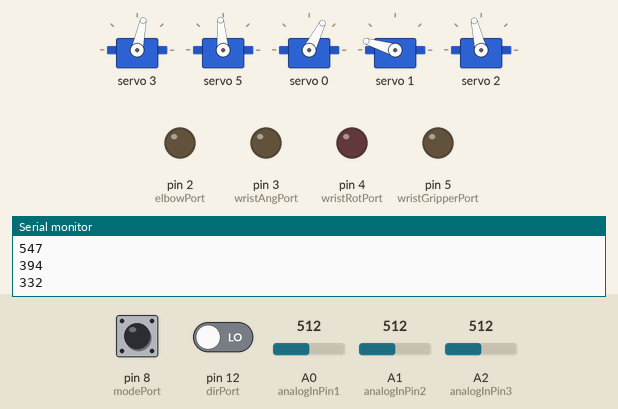
This sketch was run on a simulated Arduino Uno, built with avr-gcc and run on an emulated ATmega328P. Parts: 5 × servo, output pins drawn as LEDs (lit = HIGH), the last lines printed to the serial monitor. The inputs (shaded band) are chosen by the test bench; at power-on: A0 (analogInPin1) = 512, A2 (analogInPin3) = 512, pin 8 (modePort) LOW, pin 12 (dirPort) LOW, A1 (analogInPin2) = 512.

Above: at 1.2 s.
1.3 s: A0 (analogInPin1) set to 107
At 1.6 s:
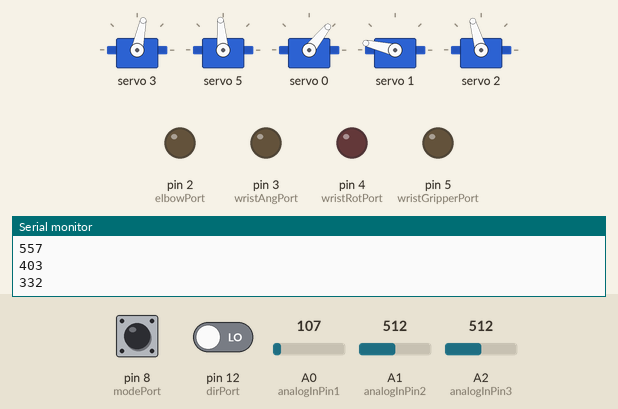
4.3 s: A0 (analogInPin1) set to 89
At 4.34 s:
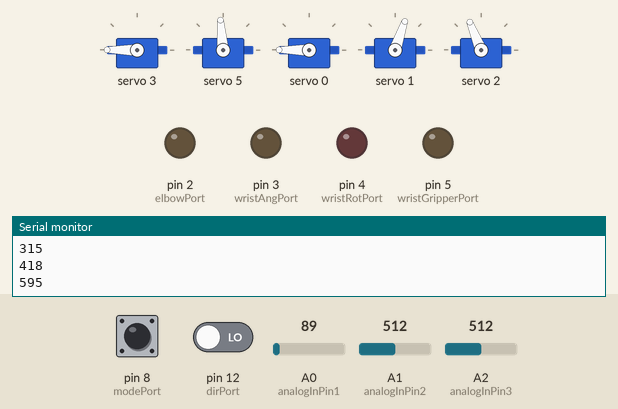
7.3 s: A2 (analogInPin3) set to 80
10.3 s: pin 8 (modePort) pulled HIGH for 1 s
At 13.4 s:
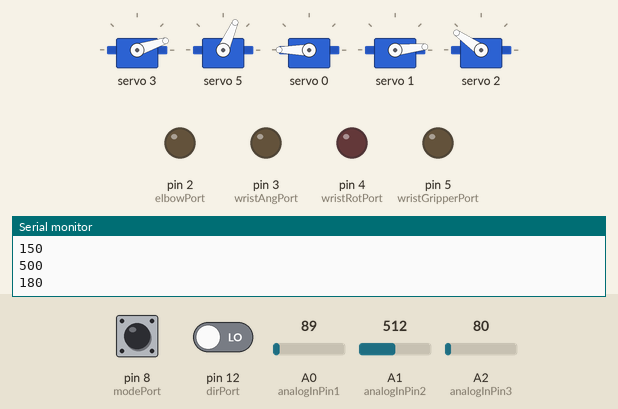
13.7 s: pin 12 (dirPort) driven HIGH
At 14.82 s:
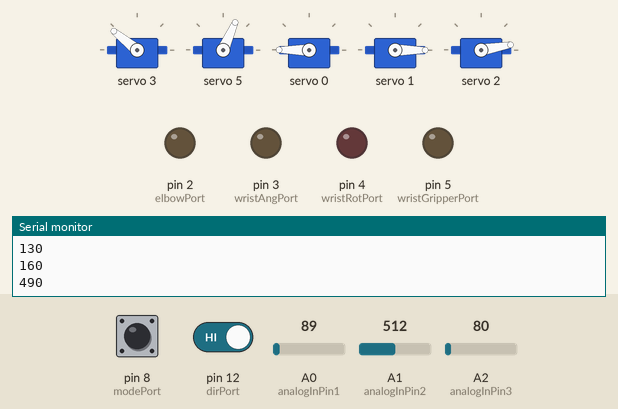
16.7 s: A2 (analogInPin3) set to 122
Timing chart, 0 to 22.9 s (numbered marks = the images above; inputs shaded):
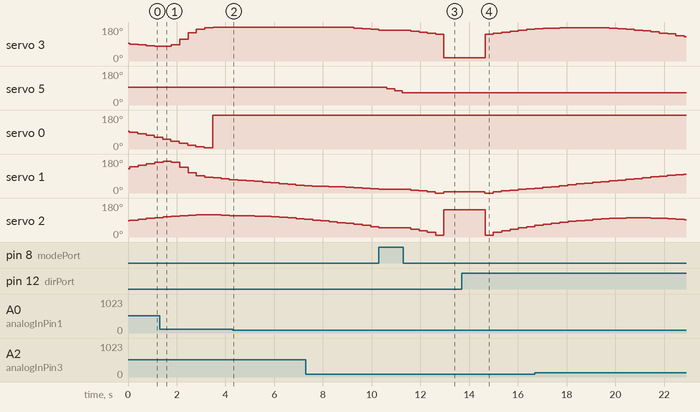

The sketch:

gradualSweepTest.ino
```cpp
#include <Wire.h>
#include <Adafruit_PWMServoDriver.h>

Adafruit_PWMServoDriver pwm = Adafruit_PWMServoDriver();

// Arm dimensions (mm)
const float BASE_HEIGHT = 67.31; // height from base to shoulder
const float HUMERUS = 146.05; // length from shoulder to elbow
const float ULNA = 187.325; // length from elbow to wrist
const float GRIPPER = 100.00; //length from wrist to end effector

const int BASE_ROTATION_MIN = 600;
const int BASE_ROTATION_MAX = 150;

const int WRIST_ANGLE_MIN = 180; // 90 degrees below arm
const int WRIST_ANGLE_MAX = 630; // - 90 degrees below arm level

const int WRIST_GRIPPER_MIN = 150;
const int WRIST_GRIPPER_MAX = 600;

// 360 degree servo
const int WRIST_ROT_MIN = 200; //guess
const int WRIST_ROT_MAX = 400; // guess

const int ELBOW_MIN = 500; // corrected Old Min 100
const int ELBOW_MAX = 100; // Old Number 500

const int SHOULDER_MIN = 150; // Old 150
const int SHOULDER_MAX = 600; // Old 600

// CHANGE THESE
const int velX = 15;
const int velY = 15;
const int velZ = 10;
const int incWristAng = 2;
const int incWristRot = 2;
const int incWristGripper = 10;

// AND THESE
int xThresh = 100;
int yThresh = 100;
int zThresh = 100;
int wristAngThresh = xThresh;  // for wrist
int wristGripperThresh = yThresh;
int wristRotThresh = zThresh;

// Initialize output pins
const int basePort = 0;
const int shoulderPort = 1;
const int elbowPort = 2;
const int wristAngPort = 3;
const int wristRotPort = 4;
const int wristGripperPort = 5;

const int analogInPin1 = A0;  	// Analog input pin that EMG-1 is attached to
const int analogInPin2 = A1;	// Analog input pin that EMG-2 is attached to
const int analogInPin3 = A2;	// Analog input pin that EMG-3 is attached to
const int dirPort = 12;         // Digital input pin to toggle direction (positive or negative)
const int modePort = 8;        // Digital input pin to toggle mode (xyz direction or wrist movement)


int wristAng = 90;
int wristAngBelowHorizontal = 0; //when wristAng = 0 and ulna is horizontal, this equals 90
int wristRot = 90;
int wristGripper = 90;

// Current XYZ position
int currentX = 0;
int currentY = 150;
int currentZ = 150;

// Archive XYZ position
int oldX;
int oldY;
int oldZ;

int dirValue;
int modeValue;

int sensorValue1;
int sensorValue2;
int sensorValue3;

float desiredDegrees[] = {0, 0, 0};

void setup()
{
  Serial.begin(9600);
  pwm.begin();
  pwm.setPWMFreq(60);

  pinMode(basePort, OUTPUT);
  pinMode(shoulderPort, OUTPUT);
  pinMode(elbowPort, OUTPUT);
  pinMode(wristAngPort, OUTPUT);
  pinMode(wristRotPort, OUTPUT);
  pinMode(wristGripperPort, OUTPUT);

  pinMode(analogInPin1, INPUT);
  pinMode(analogInPin2, INPUT);
  pinMode(analogInPin3, INPUT);
  pinMode(dirPort, INPUT);
  pinMode(modePort, INPUT);

  pwm.setPWM(wristAngPort, 0, degreesToPulse(wristAng, WRIST_ANGLE_MIN, WRIST_ANGLE_MAX));
  pwm.setPWM(wristRotPort, 0, 0);
  pwm.setPWM(wristGripperPort, 0, degreesToPulse(wristGripper, WRIST_GRIPPER_MIN, WRIST_GRIPPER_MAX));
  moveToPosition(currentX, currentY, currentZ);
}

void loop()
{
  sensorValue1 = analogRead(analogInPin1); //Right Bicep
  Serial.print("SensorValue1: ");
  Serial.println(sensorValue1);
  sensorValue2 = analogRead(analogInPin2);//Left Bicep
  Serial.print("SensorValue2: ");
  Serial.println(sensorValue2);
  sensorValue3 = analogRead(analogInPin3);//Forearm
  Serial.print("SensorValue3: ");
  Serial.println(sensorValue3);
  dirValue = digitalRead(dirPort);
  Serial.print("dirValue: ");
  Serial.println(dirValue);
  modeValue = digitalRead(modePort);
  Serial.print("modeValue: ");
  Serial.println(modeValue);

  wholeShebang();
}

void printDesiredDegrees() {
  Serial.print("baseAngle = ");
  Serial.println(desiredDegrees[0]);
  Serial.print("shoulderAngle = ");
  Serial.println(desiredDegrees[1]);
  Serial.print("elbowAngle = ");
  Serial.println(desiredDegrees[2]);
  Serial.print("wristAngle = ");
  Serial.println(wristAng);
  Serial.println();
}

void gripperTest() {
  for (int deg = 0; deg <= 90; deg += 10)
  {
    if (deg==0) {
      Serial.println("DEGREE 0");
      delay(5000);
    }
    if (deg==180) {
      Serial.println("DEGREE 90");
      delay(5000);
    }
    pwm.setPWM(wristGripperPort, 0, degreesToPulse(deg, WRIST_GRIPPER_MIN, WRIST_GRIPPER_MAX));// Open hand
    Serial.println(deg);
    Serial.println(degreesToPulse(deg, WRIST_GRIPPER_MIN, WRIST_GRIPPER_MAX));
    Serial.println();
    delay(1000);
  }
  delay(1000);
}

void oneSensorMoveWrist() {
  if(sensorValue2 > wristGripperThresh){
    if (dirValue == HIGH && wristGripper < 180) wristGripper += incWristGripper;
  }
    else {
      if(wristGripper > incWristGripper) wristGripper -= incWristGripper;
    }
    pwm.setPWM(wristGripperPort, 0, degreesToPulse(wristGripper, WRIST_GRIPPER_MIN, WRIST_GRIPPER_MAX));// Open hand
  }

void updateXYZ() {
  oldX = currentX;
  oldY = currentY;
  oldZ = currentZ;
  if(sensorValue1 > xThresh) {
    if (dirValue == HIGH) currentX += velX;
    else currentX -= velX;
  }
  if(sensorValue2 > yThresh) {
    if (dirValue == HIGH) currentY += velY;
    else currentY -= velY;
  }
  if(sensorValue3 > zThresh) {
    if (dirValue == HIGH) currentZ += velZ;
    else currentZ -= velZ;
  }
  moveToPosition(currentX, currentY, currentZ);
}

void updateWrist() {
  if (sensorValue1 > wristAngThresh) {
    if (dirValue == HIGH && wristAng < 180-incWristAng){
      wristAng += incWristAng;
      wristAngBelowHorizontal -=incWristAng;
    }
    else if (wristAng > incWristAng){
      wristAng -= incWristAng;
      wristAngBelowHorizontal += incWristAng;
    }
    pwm.setPWM(wristAngPort, 0, degreesToPulse(wristAng, WRIST_ANGLE_MIN, WRIST_ANGLE_MAX));
  }
  if (sensorValue2 > wristGripperThresh) {
    if (dirValue == HIGH && wristGripper < 90-incWristGripper) wristGripper += incWristGripper;
    else if (wristGripper > incWristGripper) wristGripper -= incWristGripper;
    pwm.setPWM(wristGripperPort, 0, degreesToPulse(wristGripper, WRIST_GRIPPER_MIN, WRIST_GRIPPER_MAX));
  }
  if (sensorValue3 > wristRotThresh) {
    if (dirValue == HIGH) pwm.setPWM(wristRotPort, 0, 600); // might change
    else pwm.setPWM(wristRotPort, 0, 800); // might change
  }
  else pwm.setPWM(wristRotPort, 0, 0);
}

void wholeShebang() {
  if (modeValue == HIGH) updateWrist();
  else updateXYZ();
  delay(300);
}

void threesixtyServo(int sensorValue, int thresh) {
  if (sensorValue > thresh) {
    if (dirValue == HIGH) pwm.setPWM(wristRotPort, 0, 600);
    else pwm.setPWM(wristRotPort, 0, 800);
  }
  else pwm.setPWM(wristRotPort, 0, 0);
}

void oneSensorMove(int sensorValue, int thresh) {
  if (sensorValue > thresh) {
    if (dirValue == HIGH) currentX += velX;
    else currentX -= velX;
  }
  moveToPosition(currentX, currentY, currentZ);
  delay(300);
}

void oneSensorMove2(int sensorValue, int thresh) {
  if (sensorValue > thresh) {
    if (dirValue == HIGH) currentY += velY;
    else currentY -= velY;
  }
  moveToPosition(currentX, currentY, currentZ);
  delay(300);
}

void oneSensorMove3(int sensorValue, int thresh) {
  if (sensorValue > thresh) {
    if (dirValue == HIGH) currentZ += velZ;
    else currentZ -= velZ;
  }
  moveToPosition(currentX, currentY, currentZ);
  delay(300);
}

void moveButton() {
  if (dirValue == HIGH) currentX += velX;
  Serial.println(dirValue);
  moveToPosition(currentX, currentY, currentZ);
}

void sweep() {
  for (int deg = 0; deg <= 180; deg += 45)
  {
    pwm.setPWM(elbowPort, 0, degreesToPulse(deg, ELBOW_MIN, ELBOW_MAX));
    Serial.println(deg);
    Serial.println(degreesToPulse(deg, ELBOW_MIN, ELBOW_MAX));
    Serial.println();
    delay(1000);
  }

}

void moveToPosition(int x, int y, int z) {
  calculateDegrees(x, y, z); // updates desiredDegrees
  pwm.setPWM(basePort, 0, degreesToPulse(desiredDegrees[0], BASE_ROTATION_MIN, BASE_ROTATION_MAX));
  pwm.setPWM(shoulderPort, 0, degreesToPulse(desiredDegrees[1], SHOULDER_MIN, SHOULDER_MAX));
  pwm.setPWM(elbowPort, 0, degreesToPulse(desiredDegrees[2], ELBOW_MIN, ELBOW_MAX));
  pwm.setPWM(wristAngPort,0,degreesToPulse(wristAng,WRIST_ANGLE_MIN,WRIST_ANGLE_MAX));
}

int degreesToPulse(int angle_Degree, int pulseMin, int pulseMax){
  int pulse_length = map(angle_Degree, 0, 180, pulseMin, pulseMax);
  Serial.println(pulse_length);
  return pulse_length;
}

void calculateDegrees (int x, int y, int z) {
  const float pi = 3.14159265259;
  float alpha = wristAngBelowHorizontal * pi/180;
  float r = sqrt(pow(x, 2.0) +pow(y, 2.0));
  float theta1 = atan2(y,x); // trig
  float length4 = sqrt(pow(r-GRIPPER*cos(alpha),2.0) + pow(z-BASE_HEIGHT+GRIPPER*cos(alpha),2.0)); // length from shoulder to wrist
  float theta4 = atan2(z-BASE_HEIGHT+GRIPPER*sin(alpha), r-GRIPPER*cos(alpha)); // angle from horizontal to wrist
  float theta5 = acos((pow(ULNA,2.0)-pow(HUMERUS,2.0) - pow(length4,2.0))/(-2*HUMERUS*length4));
  float theta3 = acos((pow(length4,2.0) - pow(HUMERUS,2.0) - pow(ULNA,2.0))/(-2*HUMERUS*ULNA));
  float theta6 = pi- theta5 - theta3;
  float theta2 = theta5 + theta4;
  float wristAngleFromUlna = theta6 + pi/2 -theta4 + pi/2 - alpha;
  wristAngleFromUlna = wristAngleFromUlna*180/pi;
  if (theta1 == NAN || theta2 == NAN || theta3 == NAN || wristAngleFromUlna > 270 || wristAngleFromUlna < 90){
    Serial.print("NAN");
    currentX = oldX;
    currentY = oldY;
    currentZ = oldZ;
    moveToPosition(currentX, currentY, currentZ);
    return;
  }
  float theta1Deg = theta1/pi*180;
  float theta2Deg = theta2/pi*180;
  float theta3Deg = theta3/pi*180;
  if (theta3Deg < 5) {
    theta3Deg = 5;
  }
  desiredDegrees[0] = theta1Deg; // desired base angle
  desiredDegrees[1] = theta2Deg; // desired shoulder angle
  desiredDegrees[2] = theta3Deg; // desired elbow angle
  wristAng = wristAngleFromUlna -90;
}
```

Measured:
- the behaviour switches between 101 and 100 on A0 (analogInPin1) (found by bisection; images 1 and 2)
- after the input at 4.3 s, servo 3: stays 180° (without the input it goes to 179° after 1.2 s)
- after the input at 10.3 s, servo 5: 95° → 85° after 0.32 s, → 75° 0.32 s later, → 66° 0.32 s later
- after the input at 13.7 s, servo 3: moves from 18° to 171° over 2.0 s, starting after 0.96 s; servo 1: 6° → 0° after 0.95 s, → 6° 0.34 s later, → 11° 0.34 s later, → 15° 0.34 s later, … (7 changes in this stretch); servo 2: 145° → 10° after 0.96 s, → 24° 0.34 s later, → 34° 0.34 s later, → 42° 0.34 s later, … (7 changes in this stretch)
